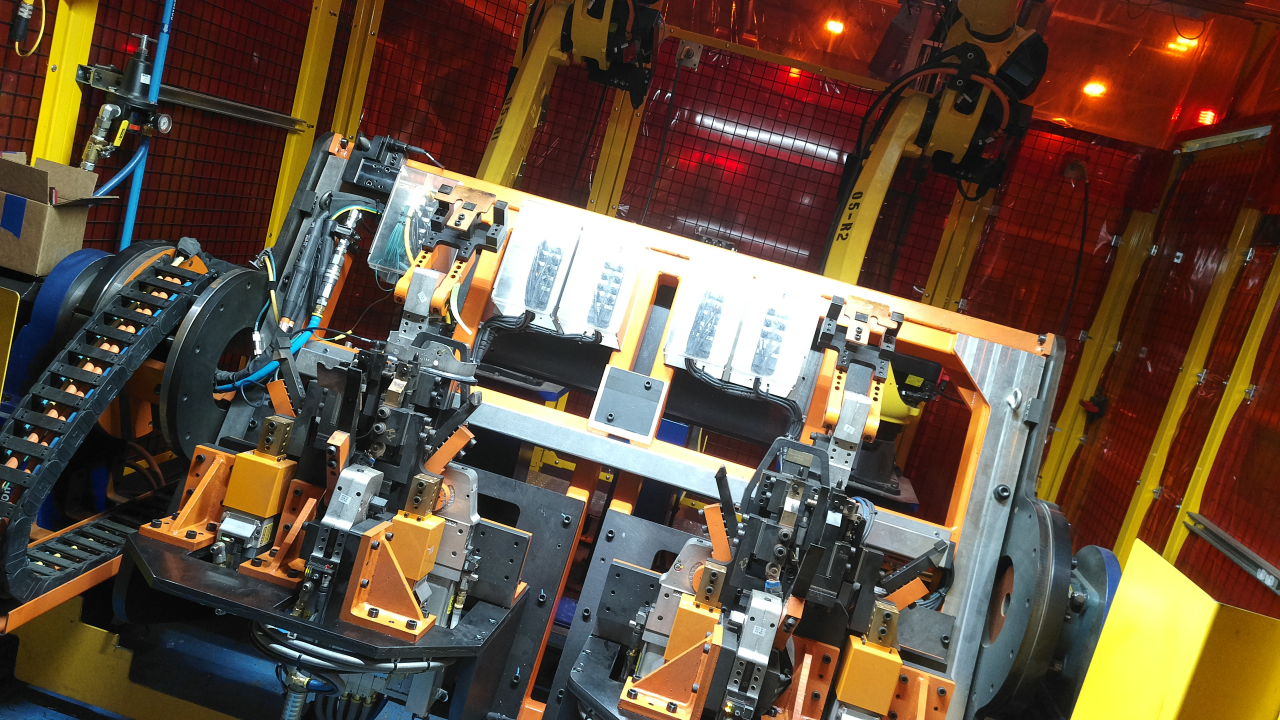
#> input picture Image-Masking/mask_pics/STANDARD.jpg, 3840 x 2160 px, found by its file name (shown at 1/3 size)
$ python gen.py
#> lines starting #> are read from the running program, lines starting #| are printed output that depends on the picture; after the words box and inside, x2 and y2 are one past the last pixel; in counts of white or black regions, pixels touching at a corner belong together
import cv2 as cv
import numpy as np

#-------------------------------------------------------------------------------------#
#Import
partImg = cv.imread('Image-Masking\mask_pics\STANDARD.jpg')
#> partImg is the input picture: shape (2160, 3840, 3); mean B, G, R 63, 80.1, 99.8
noPartImg = cv.imread('Image-Masking\mask_pics\\NONE.jpg')
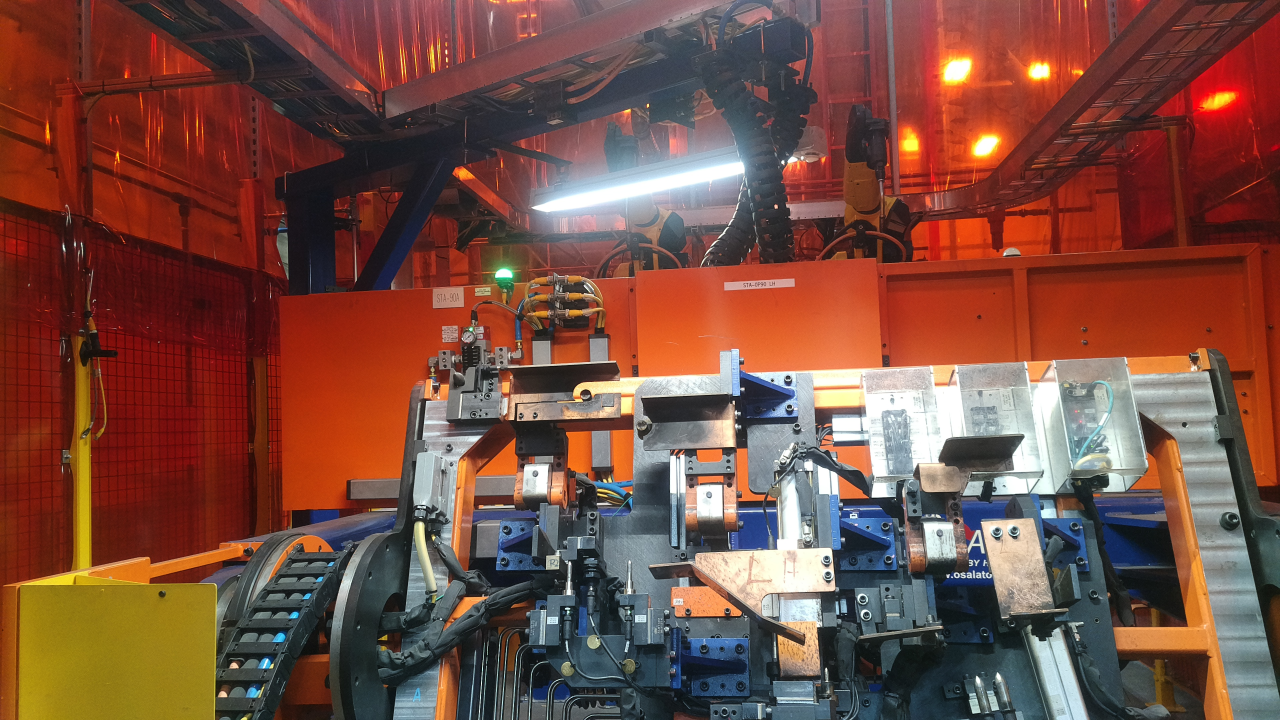
#> input picture Image-Masking/mask_pics/NONE.jpg, 3840 x 2160 px, found by its file name (shown at 1/3 size)
#> noPartImg is the input picture: shape (2160, 3840, 3); mean B, G, R 65.5, 77.2, 120.3

partImg = cv.cvtColor(partImg, cv.COLOR_BGR2GRAY)
#> partImg: shape (2160, 3840)
noPartImg = cv.cvtColor(noPartImg, cv.COLOR_BGR2GRAY)
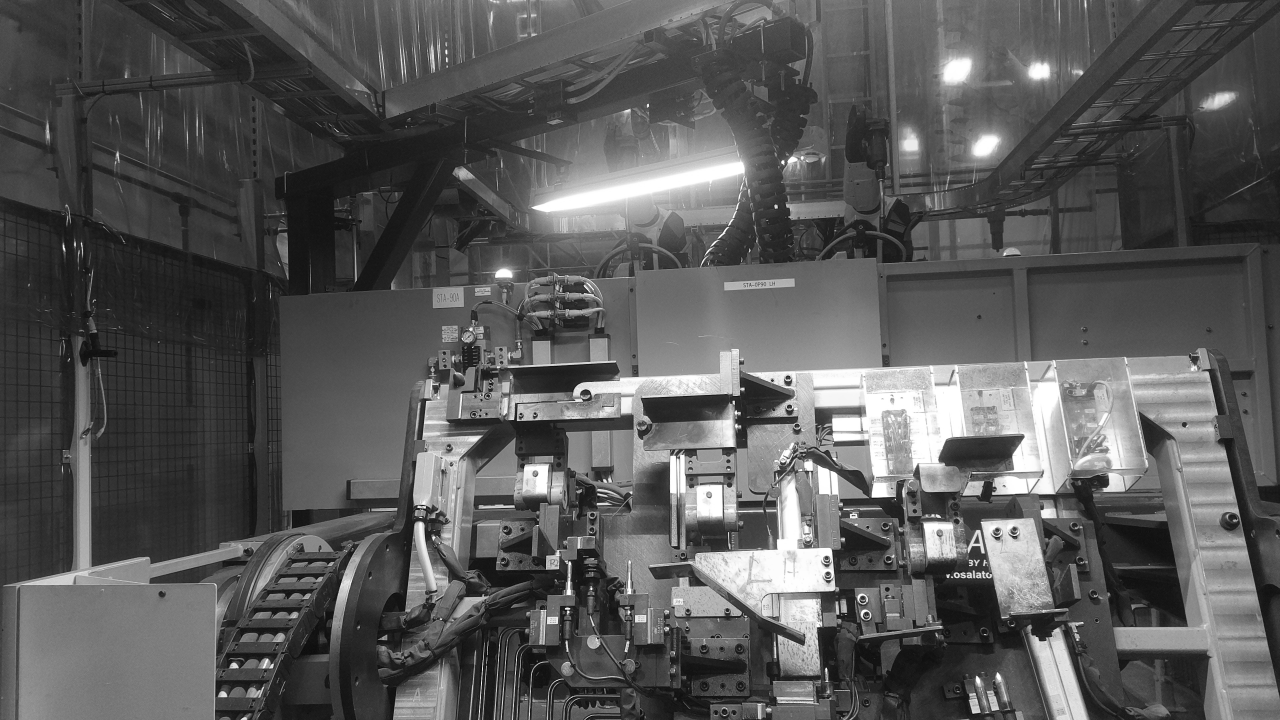
#> noPartImg: shape (2160, 3840) (shown at 1/3 size); min 0, max 255, mean 88.8

#Regular subtraction
subtract1 = cv.subtract(partImg, noPartImg)
# subtract1 = cv.cvtColor(subtract1, cv.COLOR_BGR2GRAY)

# Modified subtraction
# Mask of the areas where noPartImg pixels < partImg
mask = np.zeros(noPartImg.shape[:2], dtype= np.uint8)
for i in range(partImg.shape[0]):
    for j in range(partImg.shape[1]):
        if partImg[i, j] >= noPartImg[i, j]:
            mask[i, j] = 255
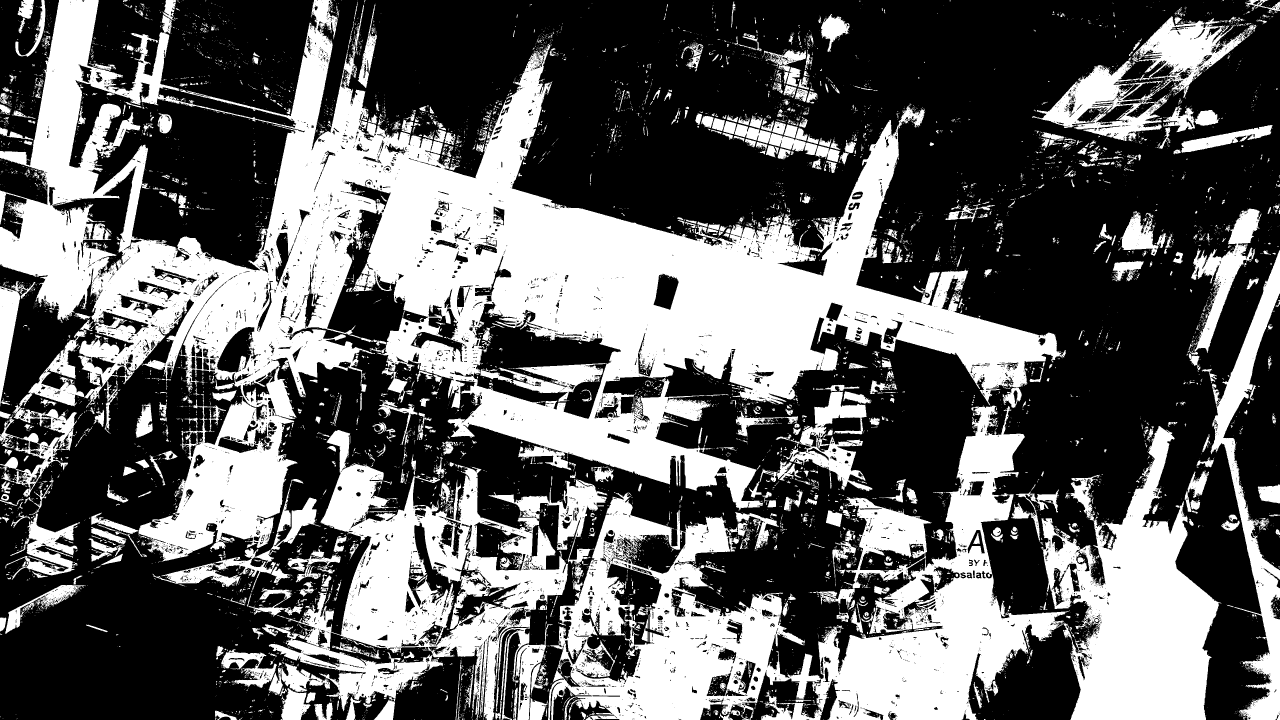
#> mask: shape (2160, 3840) (shown at 1/3 size); 39% white; 10799 white regions (9393 under 20 px), largest, box (x1, y1, x2, y2) and area: (0, 0, 3197, 1685) 1609297, (1644, 1217, 3665, 2160) 709786, (786, 1290, 1822, 2160) 288594

#Subtracting the two images to find the part area
noPartImgMasked = cv.bitwise_and(noPartImg,noPartImg,mask=mask)
subtract2 = cv.subtract(partImg, noPartImgMasked)
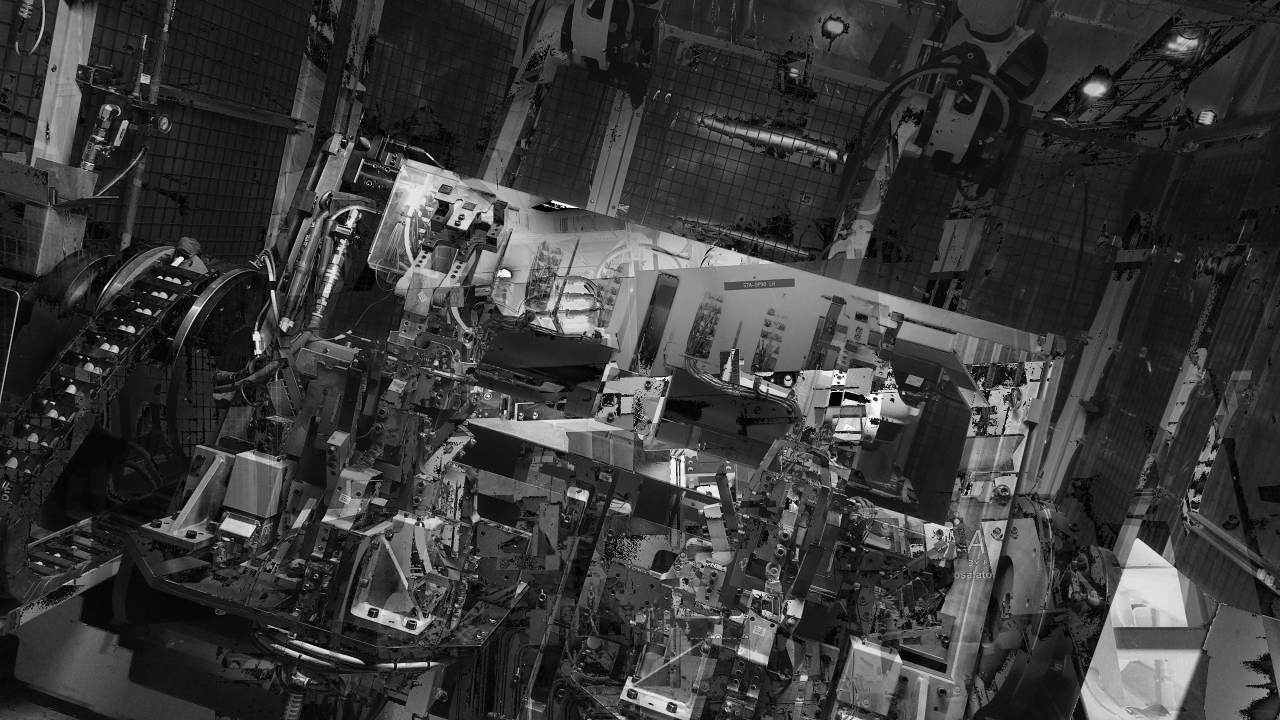
#> subtract2: shape (2160, 3840) (shown at 1/3 size); min 0, max 254, mean 58.1
# [18 lines of commented-out code are left out]

subtract1 = subtract1+subtract1+subtract1+subtract1
cv.imshow("filtered", cv.resize(subtract1, (0,0), fx = 0.2, fy = 0.2))
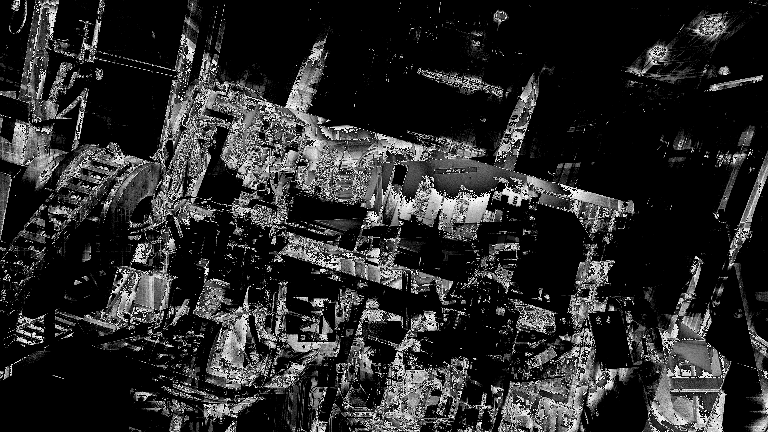
#> window 'filtered': shape (432, 768); min 0, max 252, mean 41.3

  # [106 lines of commented-out code are left out]
cv.waitKey(0)
